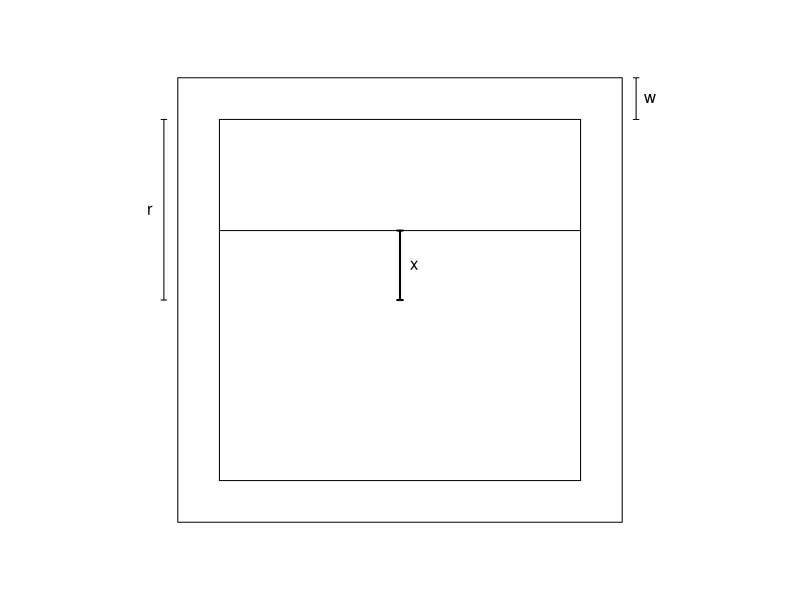

R code for this plot:
## ---- chunk 1
par(mar=c(0,0,0,0),pty="s")
plot(c(-16,-16,16,16,-16),c(-16,16,16,-16,-16),"l",xlim=c(-20,20),ylim=c(-20,20),axes=F,ann=F)
polygon(c(-13,-13,13,13),c(-13,13,13,-13))
lines(c(-13,13),c(5,5))
lines(c(16.8,17.2,17,17,16.8,17.2),c(13,13,13,16,16,16))
text(18,14.5,"w")
lines(c(-16.8,-17.2,-17,-17,-16.8,-17.2),c(0,0,0,13,13,13))
text(-18,6.5,"r")
lines(c(-0.2,0.2,0,0,-0.2,0.2),c(0,0,0,5,5,5),lwd=2)
text(1,2.5,"x")
## ---- chunk 2
x = c(2,6,5,6,6,
      1,4,4,5,6,
      1,3,5,5,6,
      2,3,3,4,6,
      2,3,4,4,5,
      2,2,3,5,5,
      1,1,2,2,6,
      2,3,6,6,6,
      1,3,5,6,6,
      1,3,3,4,5,
      2,3,3,4,5,
      1,2,2,4,6,
      2,3,3,4,6,
      2,4,4,6,6,
      1,2,2,3,6,
      2,3,3,4,6,
      3,3,4,5,6,
      4,5,6,6,6,
      2,2,3,5,6,
      2,5,5,6,6,
      2,3,4,6,6,
      2,3,3,3,4,
      2,3,3,4,6)

n = length(x)
xbar = mean(x)
print(n)
print(xbar)
s = sd(x)
print(s)
me = 2*s/sqrt(n)
print(me)
print(xbar-3.5)
